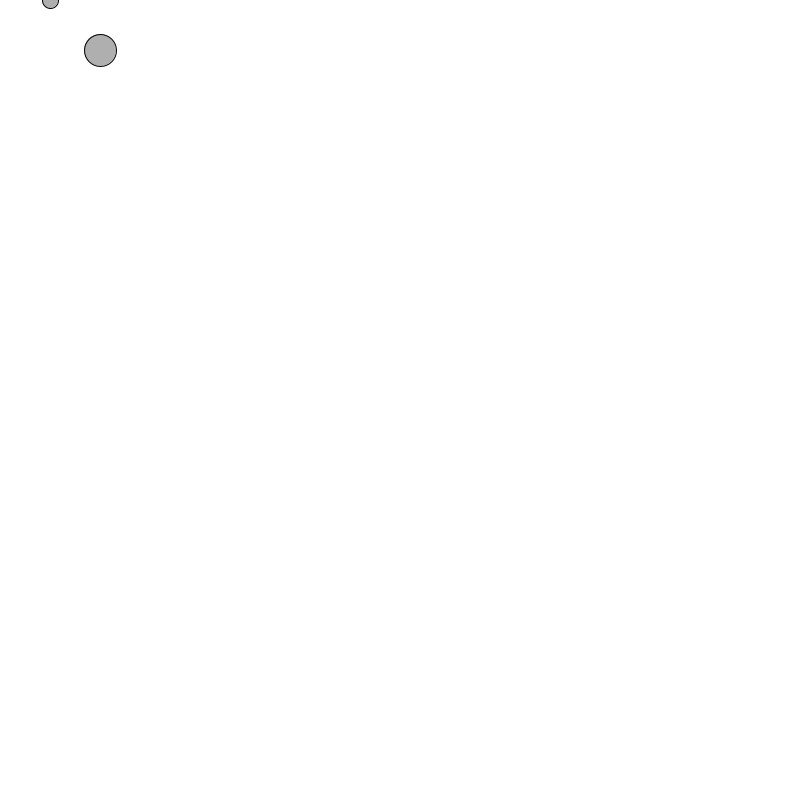
Frame 1 (no input)
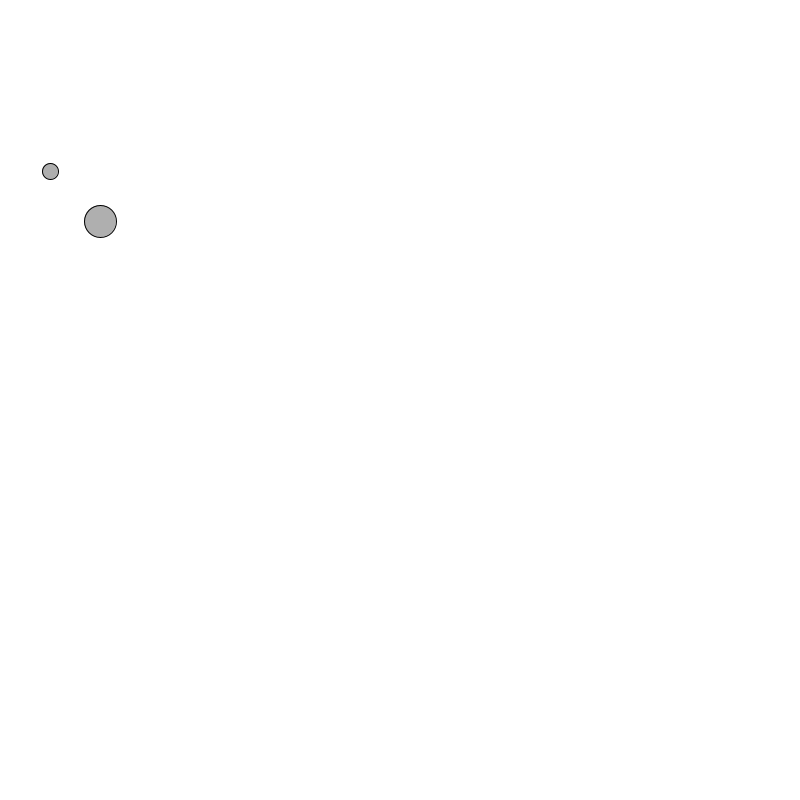
Frame 60 (the mouse pressed at the canvas centre just before this capture)
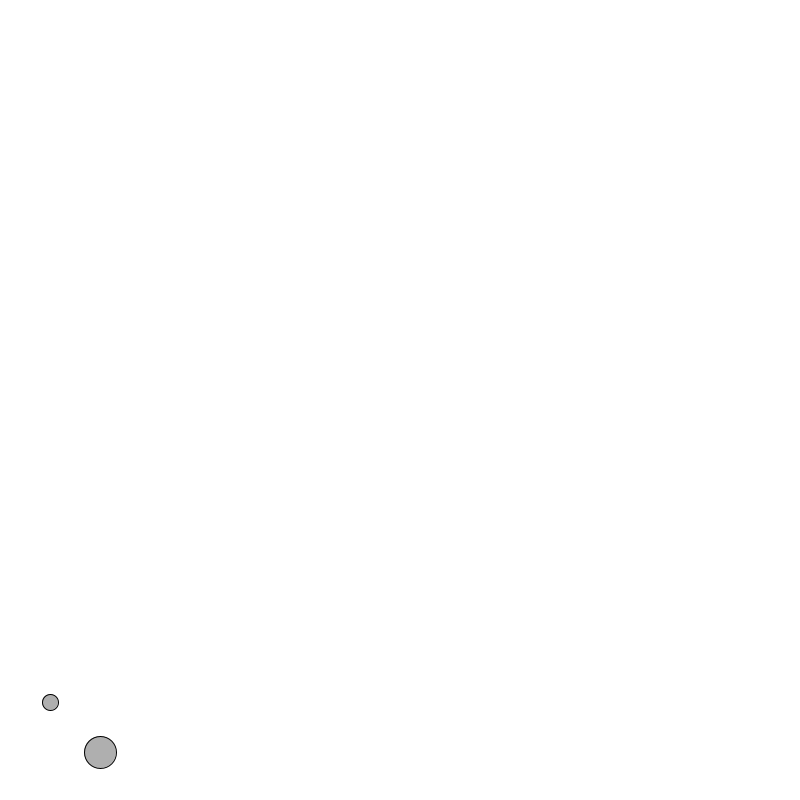
Frame 120 (the mouse held since frame 60 and released just before this capture)

The Processing sketch that drew these frames (run headless with seeded random() and noise(); from frame 60 on, the mouse is pressed at the canvas centre):

// Processing sketch: GravityBall
// ── GravityBall.pde


// Two ball objects
Ball ball1;
Ball ball2;

// Global gravity variable
float gravity = 0.1;  
Ball[] balls;
void setup() { 
  size(800,800); 
  smooth();
  
  // Create ball objects
  ball1 = new Ball(50,0,16);
  ball2 = new Ball(100,50,32);
 
} 

void draw() { 
  background(255); 
  
  // Display ball objects
  ball1.display();
  ball2.display();

  // Move ball objects
  ball1.update();
  ball2.update();

  


} 
// ── Ball.pde

class Ball {

  float x;       // x location of square 
  float y;       // y location of square 
  float speed;   // speed of square 
  float w;       // size

  // Ball constuctor
  Ball(float tempX, float tempY, float tempW) {
    x = tempX;
    y = tempY;
    w = tempW;
    speed = 0;
  }


  void display() {
    // Display the square 
    fill(175); 
    stroke(0); 
    ellipse(x,y,w,w); 
  }

  void update() {
    // Add speed to location
    y = y + speed; 

    // Add gravity to speed
    speed = speed + gravity; 

    // If square reaches the bottom 
    // Reverse speed 
    if (y > height) { 
      speed = speed * -0.95;  
    } 
  }
}
